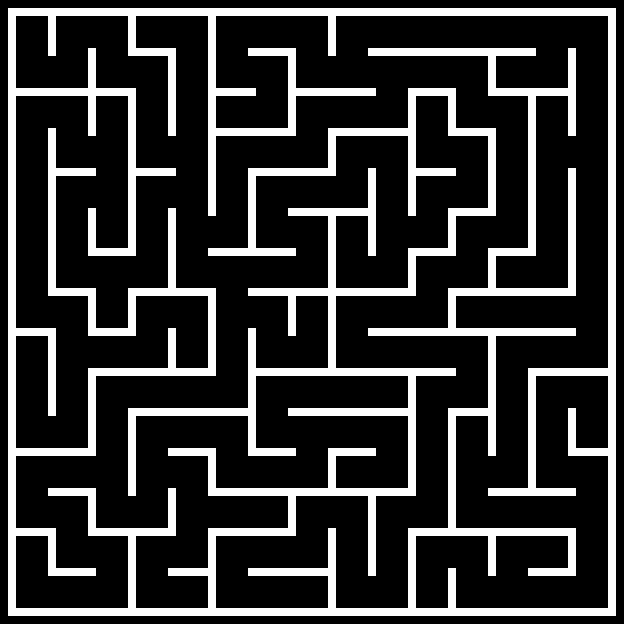

Below is a game level as drawn by its tile map, then a one-line description and the .tmx that defines it (tile-layer data replaced by summaries):
An orthogonal 78x78 tile map with 8x8 px tiles, 1 tile layer (Background) and 116 objects (4x Painter, Player, Checkpoint).

<map version="1.10" tiledversion="1.10.2" orientation="orthogonal" renderorder="right-down" width="78" height="78" tilewidth="8" tileheight="8" infinite="0" nextlayerid="4" nextobjectid="120">
 <tileset firstgid="1" source="Mazeball.tsx" />
 <layer id="1" name="Background" width="78" height="78">
  <data>[6084 cells, 1280 non-empty, 1 distinct tile ids]</data>
 </layer>
 <objectgroup id="2" name="Spawnpoints">
  <object id="113" name="Player" type="Player" x="297" y="17.25" width="30" height="30" />
  <object id="114" name="Painter" type="Painter" x="16.75" y="18.25" width="30" height="30">
   <properties>
    <property name="colour" value="Red" />
   </properties>
  </object>
  <object id="115" name="Painter" type="Painter" x="96.75" y="215" width="30" height="30">
   <properties>
    <property name="colour" value="Blue" />
   </properties>
  </object>
  <object id="116" name="Painter" type="Painter" x="417.25" y="576.25" width="30" height="30">
   <properties>
    <property name="colour" value="Green" />
   </properties>
  </object>
  <object id="117" name="Painter" type="Painter" x="17" y="537.25" width="30" height="30">
   <properties>
    <property name="colour" value="Yellow" />
   </properties>
  </object>
  <object id="119" name="Checkpoint" type="Checkpoint" x="297" y="593.75">
   <polygon points="0,0 32,0.25 32,15 0,14.5" />
  </object>
 </objectgroup>
 <objectgroup id="3" name="Walls">
  <object id="1" x="8.25" y="8.75">
   <polygon points="0,0 607.75,-0.25 607.5,7.25 0,7.5" />
  </object>
  <object id="2" x="8.5" y="17.25">
   <polygon points="0,0 7,0.25 7.25,598.75 -0.25,598.25" />
  </object>
  <object id="4" x="16" y="608.75">
   <polygon points="0,0 599.75,-0.5 599.75,6.25 -0.25,7" />
  </object>
  <object id="5" x="608" y="607.75">
   <polygon points="0,0 7.5,0 7.5,-591.5 -0.25,-591.25" />
  </object>
  <object id="6" x="15.75" y="528.25">
   <polygon points="0,0 39.75,0.25 39.5,7.5 0.25,7" />
  </object>
  <object id="7" x="48.5" y="536.75">
   <polygon points="0,0 7.25,0 7.5,30.75 -0.5,30.5" />
  </object>
  <object id="8" x="48" y="567.5">
   <polygon points="0,0 0,7.75 47.5,8.25 48,0.75" />
  </object>
  <object id="9" x="48.25" y="488.5">
   <polygon points="0,0 47.5,-0.25 47.25,6.75 0,7" />
  </object>
  <object id="10" x="88.5" y="496.5">
   <polygon points="0,0 7,-0.25 7.5,31.75 -0.5,31.5" />
  </object>
  <object id="11" x="88.25" y="528.5">
   <polygon points="0,0 87.5,-0.25 87.25,6.75 0,7.5" />
  </object>
  <object id="12" x="168.5" y="488.5">
   <polygon points="0,0 7,-0.25 7.25,39 0,39" />
  </object>
  <object id="13" x="128.5" y="536.75">
   <polygon points="0,0 7.25,0 6.75,71 0,71.5" />
  </object>
  <object id="14" x="168.25" y="568.75">
   <polygon points="0,0 39.25,-0.5 39.5,6.75 0.25,6.5" />
  </object>
  <object id="15" x="208.75" y="536.5">
   <polygon points="0,0 6.75,0 6.75,72.25 -0.5,71.5" />
  </object>
  <object id="16" x="208" y="528.25">
   <polygon points="0,0 87.75,0.25 87.5,7.5 0.25,8.5" />
  </object>
  <object id="17" x="287.75" y="527.5">
   <polygon points="0,0 8.25,0 8,-30.5 0.5,-30.75" />
  </object>
  <object id="18" x="248.25" y="568.5">
   <polygon points="0,0 80,0 79.75,7.25 0,7" />
  </object>
  <object id="19" x="328" y="528.5">
   <polygon points="0,0 7.5,0 8,79.25 0.25,78.75" />
  </object>
  <object id="20" x="367.75" y="496.5">
   <polygon points="0,0 8,0.25 8,79.25 0.25,79" />
  </object>
  <object id="21" x="408.5" y="607.5">
   <polygon points="0,0 7.25,0 7.25,-71 -0.25,-71.5" />
  </object>
  <object id="22" x="408.5" y="528.25">
   <polygon points="0,0 0.25,7.5 167.5,7.25 167.5,0.5" />
  </object>
  <object id="23" x="448" y="568.75">
   <polygon points="0,0 7.75,0 7.5,39.5 0.5,38.75" />
  </object>
  <object id="24" x="488.5" y="536.75">
   <polygon points="0,0 7.5,-0.5 7.5,38.5 -0.5,38.25" />
  </object>
  <object id="25" x="528.25" y="569">
   <polygon points="0,0 47.75,-0.25 47.5,6.5 0.25,6.75" />
  </object>
  <object id="26" x="568" y="536.75">
   <polygon points="0,0 8,0 7.5,31.5 0,31.5" />
  </object>
  <object id="27" x="488.25" y="488">
   <polygon points="0,0 87,0.25 87.25,7.25 0.25,7.25" />
  </object>
  <object id="28" x="208.25" y="488.25">
   <polygon points="0,0 207.75,0 208,7.75 0,7.25" />
  </object>
  <object id="29" x="448" y="528.25">
   <polygon points="0,0 7.5,0 8,-112.25 0,-112.5" />
  </object>
  <object id="30" x="448.5" y="408">
   <polygon points="0,0 39.25,0.5 39.25,8 -0.25,7.75" />
  </object>
  <object id="31" x="568.25" y="408.5">
   <polygon points="0,0 7.75,-0.25 8,39 0.25,39" />
  </object>
  <object id="32" x="568.25" y="448.25">
   <polygon points="0,0 38.75,0.25 38.75,7.25 0,7.25" />
  </object>
  <object id="33" x="328" y="448.5">
   <polygon points="0,0 47.5,0 47.5,7 0.5,7.75" />
  </object>
  <object id="34" x="328.25" y="456.5">
   <polygon points="0,0 8,0.25 7.25,30.75 -0.5,31" />
  </object>
  <object id="35" x="249" y="448.25">
   <polygon points="0,0 46.75,0.5 46.5,7.25 -0.75,7.25" />
  </object>
  <object id="36" x="208.5" y="456.25">
   <polygon points="0,0 7.25,0 7.25,31.5 0,31.5" />
  </object>
  <object id="37" x="288.75" y="408.25">
   <polygon points="0,0 118.75,0 118.75,7.75 -0.25,7.25" />
  </object>
  <object id="38" x="168.25" y="448.75">
   <polygon points="0,0 47.25,0.5 47.5,7.5 0,7.25" />
  </object>
  <object id="39" x="128" y="408.75">
   <polygon points="0,0 119.75,0 119.75,7 -0.25,7.5" />
  </object>
  <object id="40" x="128" y="416">
   <polygon points="0,0 8.5,0.5 8,79.75 0.25,79.75" />
  </object>
  <object id="41" x="16.5" y="448.25">
   <polygon points="0,0 79.25,0.5 79,8 -0.75,7.5" />
  </object>
  <object id="42" x="88" y="447.25">
   <polygon points="0,0 7.5,0.25 7.5,-70.75 0.25,-71" />
  </object>
  <object id="43" x="88.25" y="369">
   <polygon points="0,0 0.75,6.5 127.75,7 128,-0.5" />
  </object>
  <object id="44" x="48.5" y="415.5">
   <polygon points="0,0 7.25,0.25 7.25,-79.25 -0.25,-79.25" />
  </object>
  <object id="45" x="16" y="328">
   <polygon points="0,0 39.5,0 39.75,7.75 -0.25,8.25" />
  </object>
  <object id="46" x="88.5" y="328.75">
   <polygon points="0,0 47.5,-0.5 47.5,6.75 0,6.75" />
  </object>
  <object id="47" x="168.25" y="328.75">
   <polygon points="0,0 7.5,0.25 7.5,39 0,39.25" />
  </object>
  <object id="48" x="248.25" y="328.75">
   <polygon points="0,0 7.5,0 7.75,118.75 0,118.25" />
  </object>
  <object id="49" x="256.25" y="368.75">
   <polygon points="0,0 199.5,-0.5 199.75,6.75 0,7" />
  </object>
  <object id="50" x="408.5" y="376.75">
   <polygon points="0,0 7,-0.25 7,111.5 -0.75,111.5" />
  </object>
  <object id="51" x="488" y="455.5">
   <polygon points="0,0 7.25,0 8,-118.75 -0.25,-119" />
  </object>
  <object id="52" x="528.5" y="487.25">
   <polygon points="0,0 7.25,0 7.5,-110.75 0,-110.75" />
  </object>
  <object id="53" x="528.5" y="368.5">
   <polygon points="0,0 78.75,0.25 78.75,7 0,8" />
  </object>
  <object id="54" x="368.5" y="328">
   <polygon points="0,0 207.5,0.75 207.25,7.5 -0.25,7.25" />
  </object>
  <object id="55" x="448.25" y="328.25">
   <polygon points="0,0 7.25,0 7.5,-31.25 0,-31.75" />
  </object>
  <object id="56" x="248.75" y="288">
   <polygon points="0,0 167.25,0 167.5,7.5 -0.75,8" />
  </object>
  <object id="57" x="288" y="297">
   <polygon points="0,0 7.75,-0.25 8,39 0,38.25" />
  </object>
  <object id="58" x="328.25" y="296.75">
   <polygon points="0,0 7.5,-0.5 7.5,71 0.25,71" />
  </object>
  <object id="59" x="208.25" y="296.75">
   <polygon points="0,0 7,0.25 7.5,71 0.25,71.25" />
  </object>
  <object id="60" x="128.25" y="288.25">
   <polygon points="0,0 87.75,0.25 87.5,8.5 0,7.75" />
  </object>
  <object id="61" x="128.25" y="296.75">
   <polygon points="0,0 7.75,0.5 7.5,31.25 0,30.75" />
  </object>
  </objectgroup>
</map>
<!-- 50 of 116 objects omitted -->
